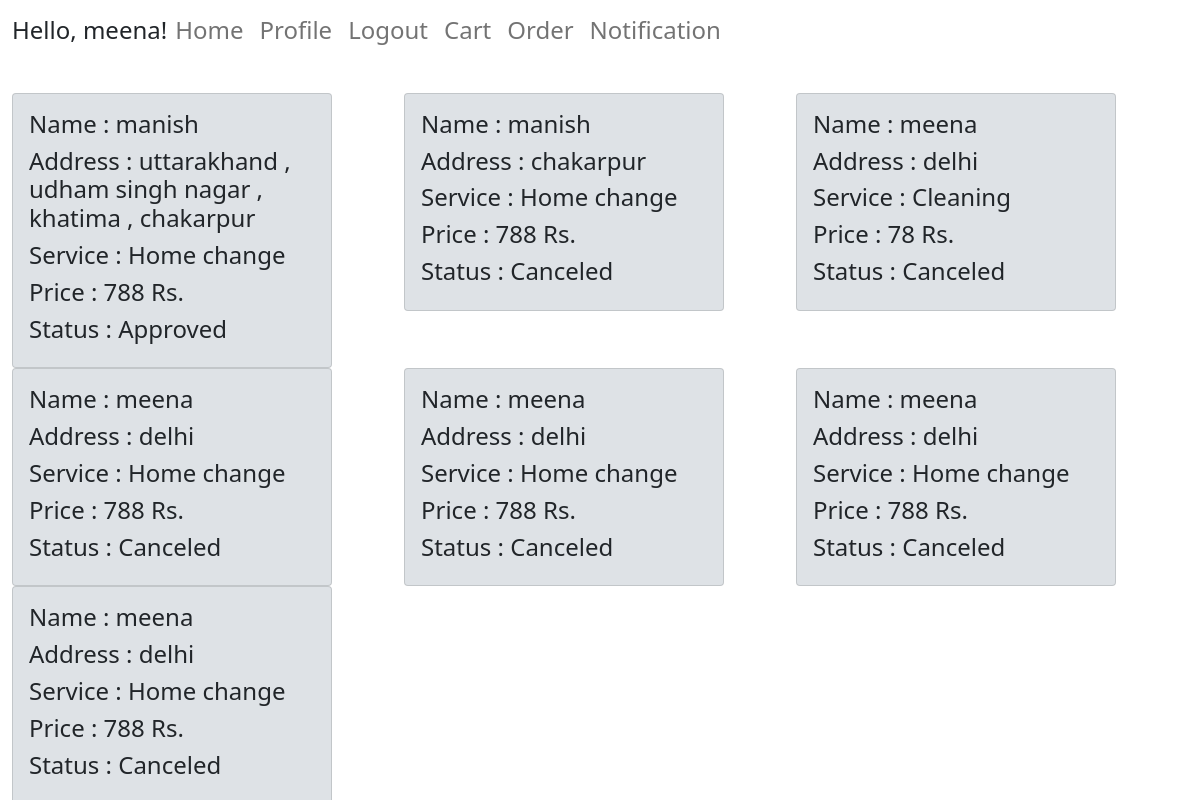
/notification (signed in), run on the app's committed database.
### user/models.py (models this page shows, shortened)
class Choose(models.Model):
    user_id = models.CharField(max_length=100 )
    emp_id = models.CharField(max_length=100 )
    cart = models.BooleanField(default=True)
    address = models.TextField(blank = True , default = None)
    status = models.TextField(blank = True , default = "Not replied")
    order_date = models.DateTimeField(default=timezone.now)

class Employee(models.Model):
    user_id = models.CharField(max_length=100 , default=None)
    service = models.CharField(max_length=100 )
    name = models.CharField(max_length=100 )
    category = models.CharField(max_length=100 , default=None)
    cost = models.IntegerField(default = 0)
    rating = models.FloatField(default = 4.2)
    description = models.TextField(default = None)
    address = models.TextField(blank = True , default = None)
    image = models.FileField(upload_to = 'user/static/user/image')

### user/view/notification.py (the view)
# urls.py: path('notification' , notification , name = 'notification'),
@login_required(login_url='/login')
def notification(req ):
    user_obj = req.user
    profile_obj = Profile.objects.filter(user = user_obj).first()
    if profile_obj is None:
        return redirect('/login')
    emp_obj = Employee.objects.filter(user_id = user_obj.id).all()
    userlist = []
    for emp in emp_obj:
        order_obj = Choose.objects.filter(emp_id=emp.id , cart = False).all().order_by("-order_date")
        for order in order_obj:
            user_id = order.user_id
            user_obj = User.objects.filter(pk = user_id).first()
            name = user_obj.username
            Disc={"name":name,"cost":emp.cost,"category":emp.category,"service":emp.service,"address":order.address,"status":order.status,"orderid":order.id,"datetime":order.order_date}
            userlist.append(Disc)
    userlist = sorted(userlist, key = lambda i: i['datetime'] , reverse=True)
    return render(req , 'user/notification.html' , {"present":len(userlist),"users":userlist})

### user/templates/user/notification.html (shortened to what this page needs)
{% extends 'user/base.html' %}
{% block content %}
{% load static %}
{% if present == 0 %}
    <h2>No Notification</h2>
{% else %}
            <div class="card-group">
                {% for user in users %}
                <div class="col" >
                    <div class="card" style="width: 20rem; background-color:#dee2e6;">
                        <div class="card-body">
                            <h4> Name : {{user.name}}</h4>
                            <h4> Address : {{user.address}}</h4>
                            <h4> Service : {{user.service}}</h4>
                            <h4> Price : {{user.cost}} Rs.</h4>
                            <h4> Status : {{user.status}}</h4>
                        </div>
                    </div>
                </div>
                {% endfor %}
            </div>
{% endif %}
{% endblock %}

### user/templates/user/base.html (shortened to what this page needs)
<html>
  <head>
    <link href="https://cdn.jsdelivr.net/npm/bootstrap@5.1.3/dist/css/bootstrap.min.css" rel="stylesheet">
  </head>
  <body >
  <div class="container-fluid" >
    <nav class="navbar navbar-expand-lg navbar-light ">
      <h4>Hello, {{ user.username|default:'Guest' }}! </h4>
      <div class="collapse navbar-collapse" id="navbarNav">
        <ul class="navbar-nav">
        <li class="nav-item active">
            <h4><a class="nav-link" href="{% url 'user'%} ">Home </a></h4>
        </li>
      {% if user.is_authenticated %}
        <li class="nav-item active">
            <h4><a class="nav-link" href="{% url 'profile'%} ">Profile </a></h4>
        </li>
        <li class="nav-item active">
            <h4><a class="nav-link" href="{% url 'logout'%} ">Logout </a></h4>
        </li>
        <li class="nav-item">
            <h4><a class="nav-link" href="{% url 'cart'%}">Cart</a></h4>
        </li>
        <li class="nav-item">
            <h4><a class="nav-link" href="{% url 'order'%}">Order</a></h4>
        </li>
        <li class="nav-item">
          <h4><a class="nav-link" href="{% url 'notification'%}">Notification</a></h4>
        </li>
        </ul>
      </div>
      {% endif %}
    </nav>
    <br>
    {% block content %}
    {% endblock %}
  </div>
  </body>
</html>

### data on the page
Choose: address "uttarakhand , udham singh nagar , khatima , chakarpur", status "Approved"
Employee: service "Home change" "Home change" "Home change" "Home change"
Choose: address "chakarpur", status "Canceled"
Choose: address "delhi", status "Canceled"
Employee: service "Cleaning"
Choose: address "delhi", status "Canceled"
Employee: service "Home change" "Home change"
Choose: address "delhi", status "Canceled"
Choose: address "delhi", status "Canceled"
Choose: address "delhi", status "Canceled"

### other printed values
{{ user.username|default:'Guest' }} "meena"
{{ user.name }} "manish" "manish" "meena" "meena" "meena" "meena" "meena"
{{ user.cost }} "788" "788" "78" "788" "788" "788" "788"
